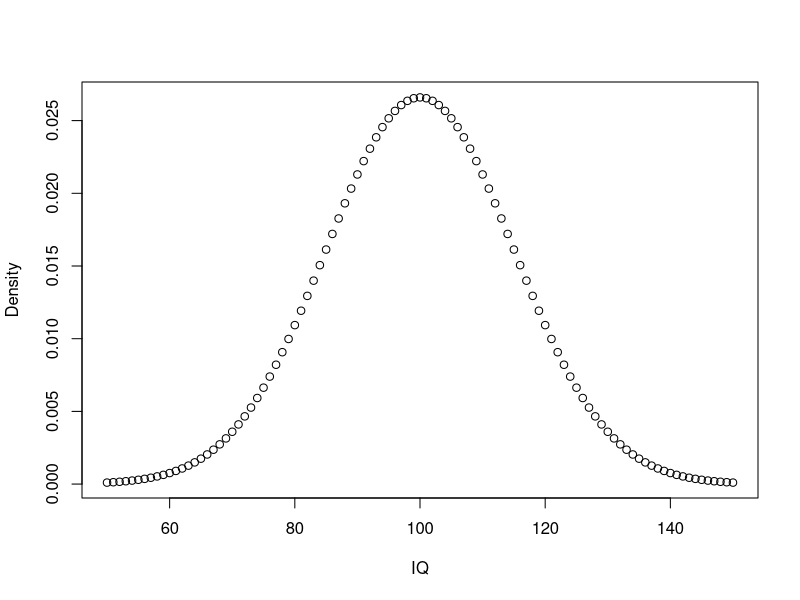
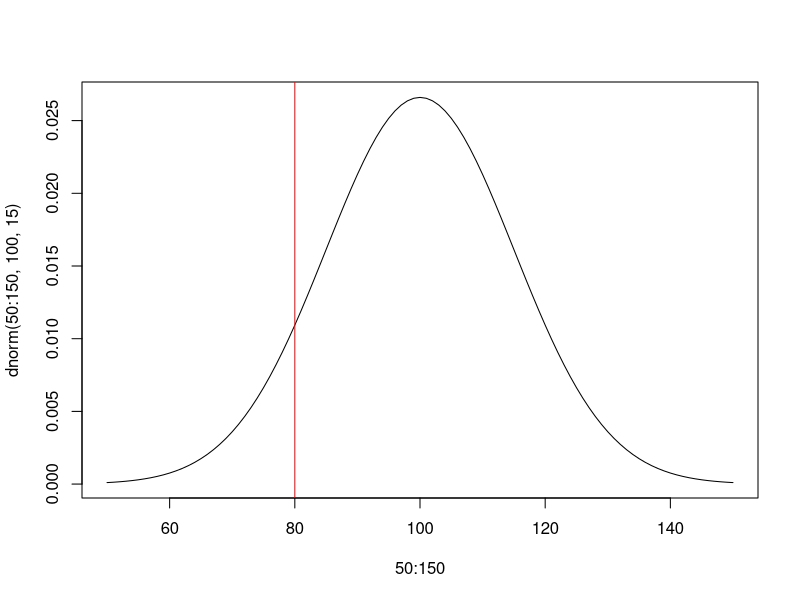
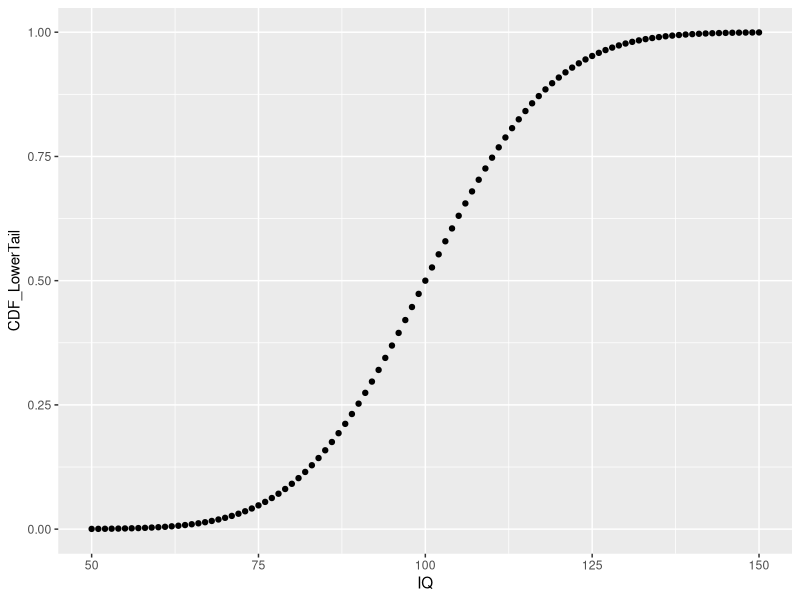
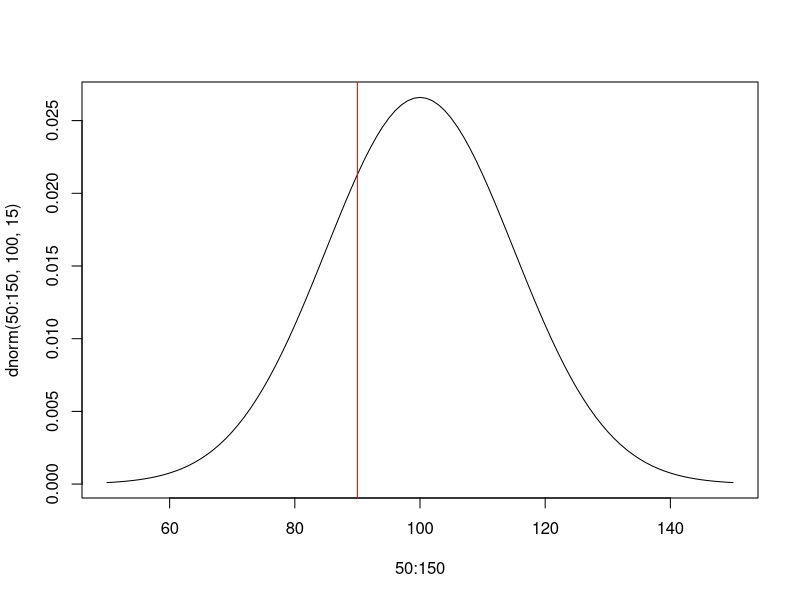
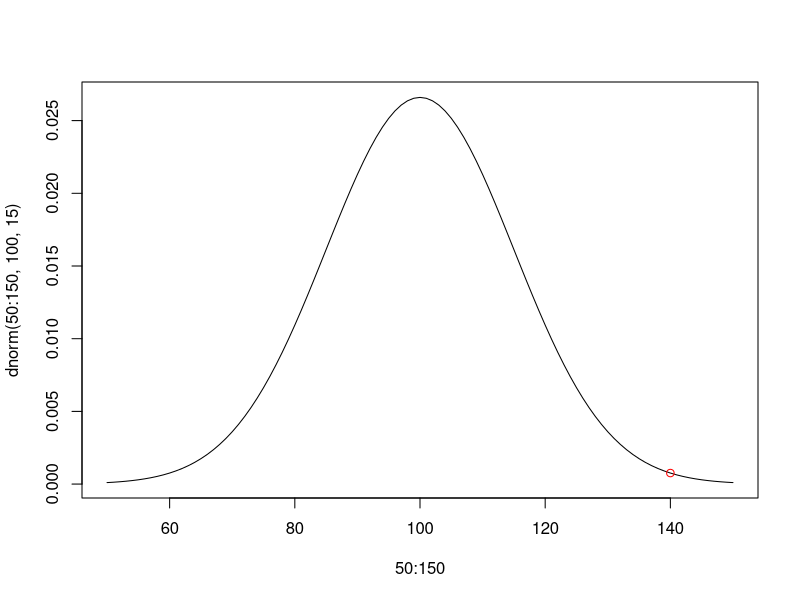
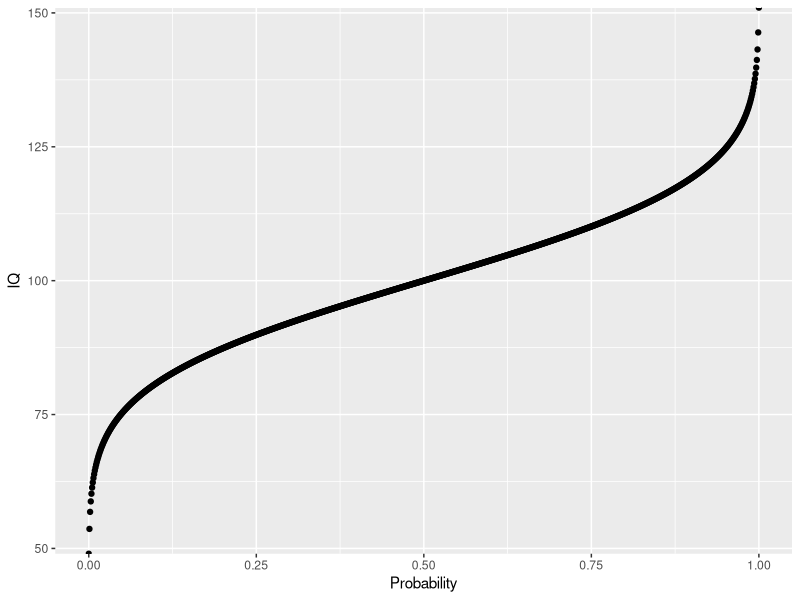
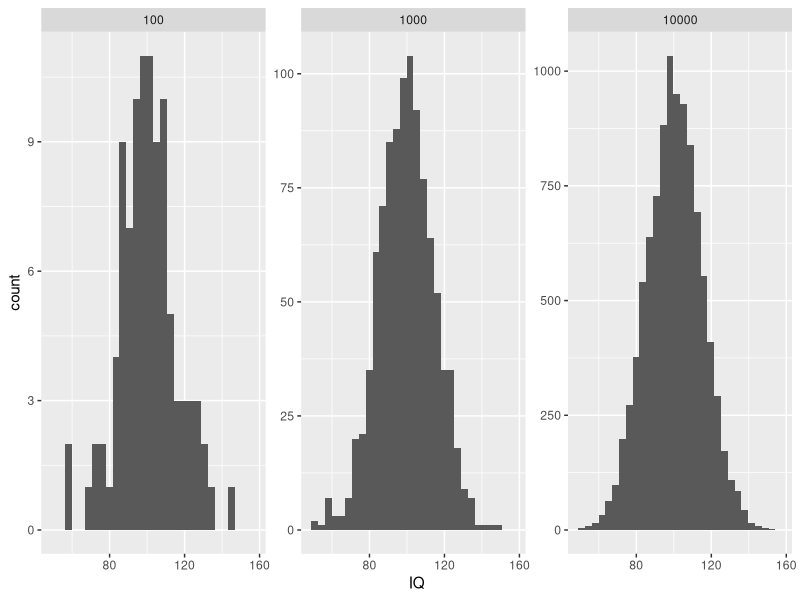
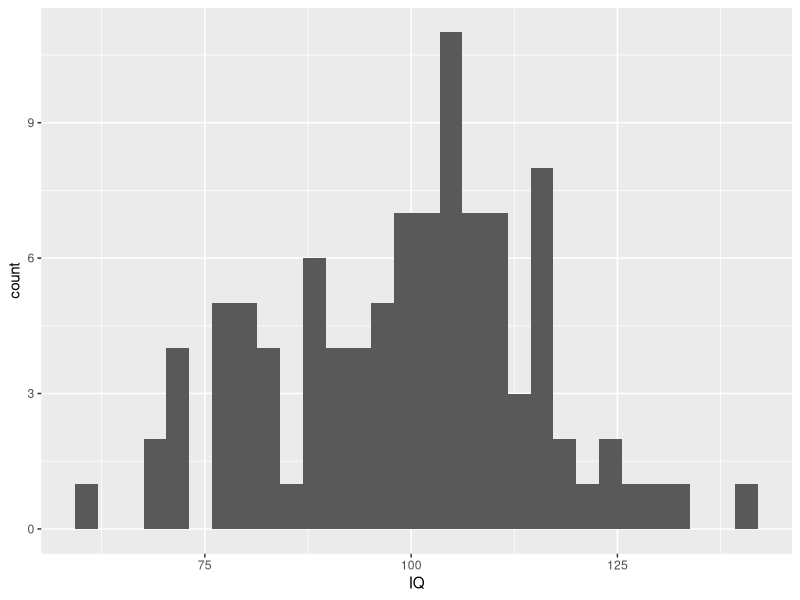

The R script that drew these images, in order:
## ---- chunk 1
library(knitr)
knitr::opts_chunk$set(echo = TRUE)
hook_output <- knit_hooks$get("output")
knit_hooks$set(output = function(x, options) {
  lines <- options$output.lines
  if (is.null(lines)) {
    return(hook_output(x, options)) # pass to default hook
  }
  x <- unlist(strsplit(x, "\n"))
  more <- "..."
  if (length(lines) == 1) { # first n lines
    if (length(x) > lines) {
      # truncate the output, but add ....
      x <- c(head(x, lines), more)
    }
  } else {
    x <- c(more, x[lines], more)
  }
  # paste these lines together
  x <- paste(c(x, ""), collapse = "\n")
  hook_output(x, options)
})
## ---- chunk 2
Count <- c(1, 2, 3, 4, 5)
Count
class(Count)
typeof(Count)
Count.int <- c(1L, 2L, 3L, 4L, 5L)
class(Count.int)
typeof(Count.int)
## ---- chunk 3
Colors <- c("Red", "Green", "Blue")
class(Colors)

Colors.f <- factor(c("Red", "Green", "Blue"))
typeof(Colors.f) # assign integer to the unique value 
class(Colors.f)
## ---- chunk 4
sex <- factor(c("male", "female", "female", "male"))
levels(sex)
## ---- chunk 5
levels(sex)
nlevels(sex)
## ---- chunk 6
TFR.f <- factor(c("low", "high", "medium", "high", "low", "medium", "high"))
# typeof(TFR.f)
# class(TFR.f)
TFR.f
levels(TFR.f)

TFR.f1 <- factor(TFR.f, levels = c("low", "medium", "high"))
levels(TFR.f1)
## ---- chunk 7
TFR.f1 <- factor(TFR.f, levels = c("low", "medium", "high"), ordered = TRUE)
min(TFR.f1)
max(TFR.f1)
## ---- chunk 8
school_loc <- read.csv("school_loc.csv")
summary(school_loc)
str(school_loc)
# From the output, we can see that R stores the states as characters.
school_loc$STATE <- factor(school_loc$STATE)
# Let's check again. You can see that STATE is now stored as factors in R.
str(school_loc)
# View(school_loc)
levels(school_loc$STATE)
# school_loc$STATE
summary(school_loc)
## ---- chunk 9
table(school_loc$STATE)
## ---- chunk 10
?dnorm
dnorm(0:10, mean = 0, sd = 1, log = FALSE)
## ---- chunk 11
sample.range <- 50:150
iq.mean <- 100
iq.sd <- 15

# This returns the density, NOT the values for IQ
iq.dist <- dnorm(sample.range, mean = iq.mean, sd = iq.sd)
iq.dist
iq.df <- data.frame("IQ" = sample.range, "Density" = iq.dist)
# View(iq.df)
plot(iq.df)

# plot(iq.df$IQ, iq.df$Density , type = "l", main = "Density of Normal Distribution", xlab = "IQ", ylab = "Density")

## ---- chunk 12
# print percentage value when given density
pp <- function(x) {
  print(paste0(round(x * 100, 3), "%")) # concatenate
}

# ?paste0

# likelihood of IQ == 140?
pp(iq.df$Density[iq.df$IQ == 140])

# likelihood of IQ >= 140?
pp(sum(iq.df$Density[iq.df$IQ >= 140]))

# likelihood of 50 < IQ <= 90?
pp(sum(iq.df$Density[iq.df$IQ <= 90]))

# What does this code do?
pp(sum(iq.df$Density[iq.df$IQ <= 100]) + sum(iq.df$Density[iq.df$IQ > 100]))
## ---- chunk 13
cdf <- pnorm(sample.range, iq.mean, iq.sd)
cdf
?pnorm
iq.df <- cbind(iq.df, "CDF_LowerTail" = cdf)
# Can you explain what this code above is doing?
# View(iq.df)

# visual aid of pdf
plot(50:150, dnorm(50:150, 100, 15), type = 'l')
abline(v = 80, col = 'red')

# visual aid of cdf
library(ggplot2)
ggplot(iq.df, aes(x = IQ, y = CDF_LowerTail)) +
  geom_point()
## ---- chunk 14
# likelihood of IQ <= 140?
# notice here we using == signs
pp(iq.df$CDF_LowerTail[iq.df$IQ == 140])

# likelihood of IQ <= 90?
pp(iq.df$CDF_LowerTail[iq.df$IQ ==  90])

plot(50:150, dnorm(50:150, 100, 15), type = 'l')
abline(v = 90, col = 'red')

# set lower.tail to FALSE to obtain P[X >= x]
# upper.tail from the sample range
cdf <- pnorm(sample.range, iq.mean, iq.sd, lower.tail = FALSE)
iq.df <- cbind(iq.df, "CDF_UpperTail" = cdf)
# View(iq.df)
# Probability for IQ >= 140? same value as before using dnorm!
pp(iq.df$CDF_UpperTail[iq.df$IQ == 140])
pp(iq.df$CDF_LowerTail[iq.df$IQ == 140])

iq.df$CDF_LowerTail[iq.df$IQ == 140] + iq.df$CDF_UpperTail[iq.df$IQ == 140] 

plot(50:150, dnorm(50:150, 100, 15), type = 'l')
points(140, dnorm(140, 100, 15), col = 'red')

## ---- chunk 15
# input to qnorm is a vector of probabilities
prob.range <- seq(0, 1, 0.001)
head(prob.range)
# ?seq

# inverse cdf
icdf.df <- data.frame("Probability" = prob.range, "IQ" = qnorm(prob.range, iq.mean, iq.sd))
# View(icdf.df)
ggplot(icdf.df, aes(x = Probability, y = IQ)) +
  geom_point()
## ---- chunk 16
# Using the quantile function, we can answer quantile-related questions:
# what is the 25th IQ percentile? (Q1)
print(icdf.df$IQ[icdf.df$Probability == 0.25])

# What is the 50th IQ percentile? (median or Q2)
# It's also the mean in normal distributions.
print(icdf.df$IQ[icdf.df$Probability == 0.5])

# what is the 75th IQ percentile? (Q3)
print(icdf.df$IQ[icdf.df$Probability == 0.75])

# note: this is the same results as from the quantile function
quantile(icdf.df$IQ)

# what is the 90th IQ percentile?
print(icdf.df$IQ[icdf.df$Probability == 0.9])
## ---- chunk 17
# fix random seed for reproducibility
set.seed(1234)

?rnorm
obs <- rnorm(n = 100, iq.mean, iq.sd)
mean(obs)
obs

## More Advanced Content:
## Don't worry if the code below does not totally make sense so far.
# law of large numbers: mean will approach expected value for large N
n.samples <- c(100, 1000, 10000)

my.df <- do.call(rbind, lapply(
  n.samples,
  function(x) {
    data.frame(
      "SampleSize" = x,
      "IQ" = rnorm(x, iq.mean, iq.sd)
    )
  }
))

# do.call is just like python * (the function(x) returns list and do.call removes the list since rbind only need the df as an element not dfs in the list)

# show one facet per random sample of a given size
ggplot() +
  geom_histogram(data = my.df, aes(x = IQ)) +
  facet_wrap(. ~ SampleSize, scales = "free_y")

# note: we can also implement our own sampler using the densities
my.sample <- sample(iq.df$IQ, 100, prob = iq.df$Density, replace = TRUE)
my.sample.df <- data.frame("IQ" = my.sample)
ggplot(my.sample.df, aes(x = IQ)) +
  geom_histogram()
## ---- chunk 18
pnorm(0)
?pnorm
## ---- chunk 19
pnorm(1.96, lower.tail = TRUE)
pnorm(1.96, lower.tail = FALSE)
## ---- chunk 20
dnorm(0:10, mean = 0, sd = 1, log = FALSE)
## ---- chunk 21
qnorm(0.025)
## ---- chunk 22
qnorm(0.975)
## ---- chunk 23
qnorm(.975, 20, 1.65)
## ---- chunk 24
mean(rnorm(1:1000, 0.05, 0.5))
## ---- chunk 25
names(school_loc)
## ---- chunk 26
rownames(school_loc)
## ---- chunk 27
colnames(school_loc)
## ---- chunk 28
dimnames(school_loc)[2]
dim(school_loc)
## ---- chunk 29
dimnames(school_loc)[2]
## ---- chunk 30
x <- sample(1:100000, 2000)
quantile(x, probs = seq(0, 1, 0.1), na.rm = FALSE, names = TRUE)
?quantile
## ---- chunk 31
df <- longley
# View(longley)
summary(df)
s <- summary(df)
s
# You can simply use indices to access each element like this:
s[7]
typeof(s)
## ---- chunk 32
lm <- lm(Unemployed ~ Population, data = df) # regressing Unemp on Pop
lm
## ---- chunk 33
str(lm)
## ---- chunk 34
summary(lm)
## ---- chunk 35
lm$coefficients
lm$residuals
lm$coefficients[1]
lm$coefficients[[1]]
